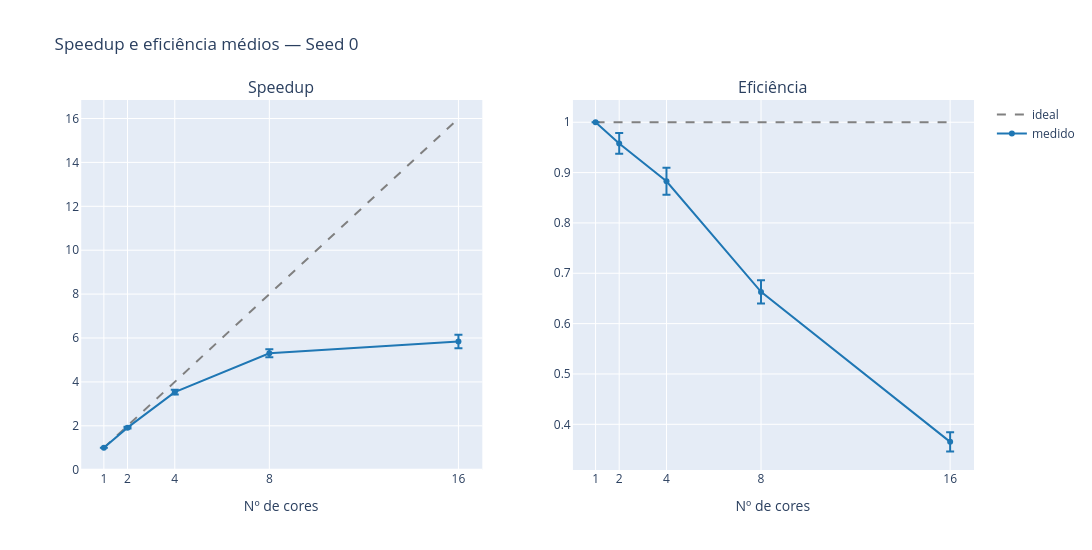
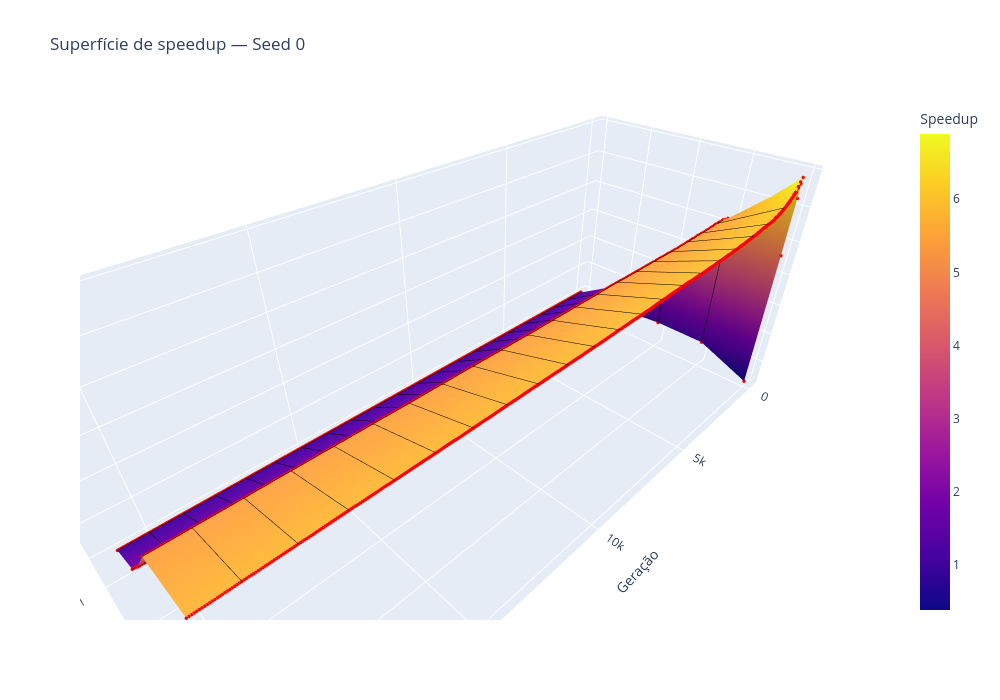
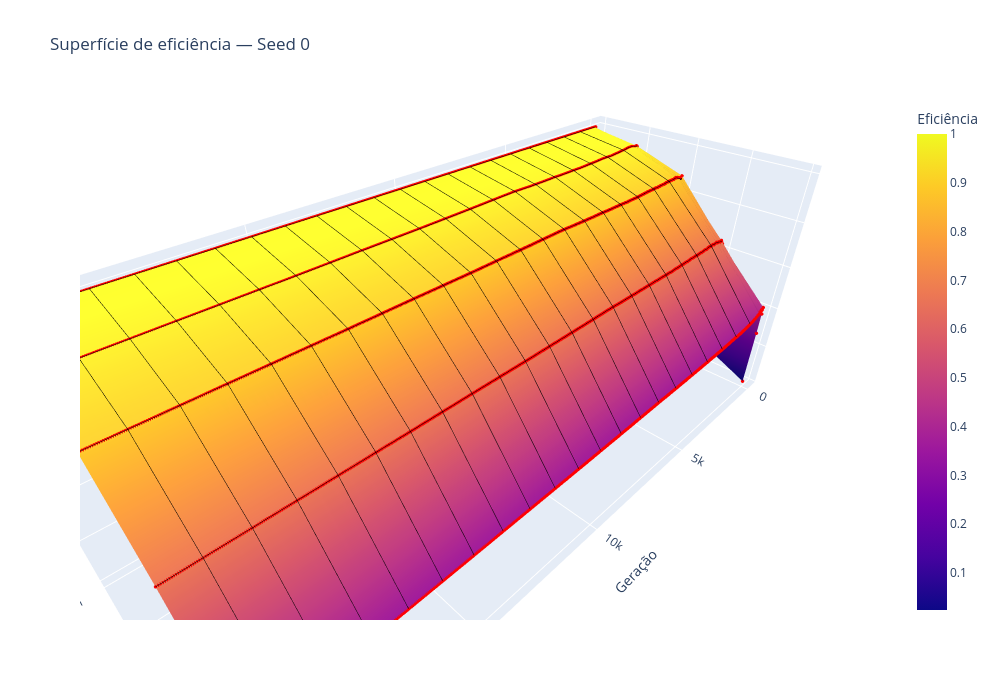

Write notebook code for charts like these, in order.
### Code cell
fig_cores_s0  = plot_por_cores(cores_s0, S_cores_s0, S_cores_desvio_s0, E_cores_s0, E_cores_desvio_s0, "Seed 0")
fig_S_surf_s0 = plot_superficie(cores_s0, gens_s0, S_surf_s0, "Superfície de speedup — Seed 0", "Speedup")
fig_E_surf_s0 = plot_superficie(cores_s0, gens_s0, E_surf_s0, "Superfície de eficiência — Seed 0", "Eficiência")

### Figure 1 — Plotly figure (JSON) as saved in the notebook; plotly's stock layout.template omitted (floating-point values rounded to 4 significant figures)
{"data": [{"line": {"color": "gray", "dash": "dash"}, "mode": "lines", "name": "ideal", "showlegend": true, "type": "scatter", "x": [1.0, 2.0, 4.0, 8.0, 16.0], "xaxis": "x", "y": [1.0, 2.0, 4.0, 8.0, 16.0], "yaxis": "y"}, {"error_y": {"array": [0.0, 0.04119, 0.1075, 0.186, 0.3063]}, "line": {"color": "#1f77b4"}, "mode": "lines+markers", "name": "medido", "showlegend": true, "type": "scatter", "x": [1.0, 2.0, 4.0, 8.0, 16.0], "xaxis": "x", "y": [1.0, 1.916, 3.531, 5.304, 5.842], "yaxis": "y"}, {"line": {"color": "gray", "dash": "dash"}, "mode": "lines", "name": "ideal", "showlegend": false, "type": "scatter", "x": [1.0, 2.0, 4.0, 8.0, 16.0], "xaxis": "x2", "y": [1.0, 1.0, 1.0, 1.0, 1.0], "yaxis": "y2"}, {"error_y": {"array": [0.0, 0.02059, 0.02688, 0.02325, 0.01914]}, "line": {"color": "#1f77b4"}, "mode": "lines+markers", "name": "medido", "showlegend": false, "type": "scatter", "x": [1.0, 2.0, 4.0, 8.0, 16.0], "xaxis": "x2", "y": [1.0, 0.9579, 0.8827, 0.663, 0.3651], "yaxis": "y2"}], "layout": {"annotations": [{"font": {"size": 16}, "showarrow": false, "text": "Speedup", "x": 0.225, "xanchor": "center", "xref": "paper", "y": 1, "yanchor": "bottom", "yref": "paper"}, {"font": {"size": 16}, "showarrow": false, "text": "Eficiência", "x": 0.775, "xanchor": "center", "xref": "paper", "y": 1, "yanchor": "bottom", "yref": "paper"}], "height": 550, "title": {"text": "Speedup e eficiência médios — Seed 0"}, "width": 1400, "xaxis": {"anchor": "y", "domain": [0, 0.45], "tickvals": [1.0, 2.0, 4.0, 8.0, 16.0], "title": {"text": "Nº de cores"}}, "xaxis2": {"anchor": "y2", "domain": [0.55, 1], "tickvals": [1.0, 2.0, 4.0, 8.0, 16.0], "title": {"text": "Nº de cores"}}, "yaxis": {"anchor": "x", "domain": [0, 1]}, "yaxis2": {"anchor": "x2", "domain": [0, 1]}}}

### Figure 2 — Plotly figure (JSON) as saved in the notebook; plotly's stock layout.template omitted (floating-point values rounded to 4 significant figures; data arrays with more than 128 entries replaced by an {"elided": "..."} marker saying what was removed)
{"data": [{"colorbar": {"title": {"text": "Speedup"}}, "colorscale": [[0, "#0d0887"], [0.1111, "#46039f"], [0.2222, "#7201a8"], [0.3333, "#9c179e"], [0.4444, "#bd3786"], [0.5556, "#d8576b"], [0.6667, "#ed7953"], [0.7778, "#fb9f3a"], [0.8889, "#fdca26"], [1, "#f0f921"]], "contours": {"x": {"color": "black", "end": 20880, "show": true, "size": 1000, "start": 0, "width": 1}, "y": {"color": "black", "end": 4, "show": true, "size": 1, "start": 0, "width": 1}}, "customdata": {"elided": "5x523 int values"}, "hovertemplate": "Geração: %{x}<br>Cores: %{customdata}<br>Speedup: %{z}<extra></extra>", "name": "superfície", "type": "surface", "x": {"elided": "523 int values"}, "y": [0, 1, 2, 3, 4], "z": {"elided": "5x523 float values"}}, {"customdata": {"elided": "2615 int values"}, "hovertemplate": "Geração: %{x}<br>Cores: %{customdata}<br>Speedup: %{z}<extra></extra>", "marker": {"color": "red", "size": 2}, "mode": "markers", "name": "pontos reais", "showlegend": false, "type": "scatter3d", "x": {"elided": "2615 int values"}, "y": {"elided": "2615 int values"}, "z": {"elided": "2615 float values"}}], "layout": {"height": 700, "scene": {"aspectmode": "manual", "aspectratio": {"x": 2.5, "y": 1, "z": 1}, "xaxis": {"title": {"text": "Geração"}}, "yaxis": {"ticktext": ["1", "2", "4", "8", "16"], "tickvals": [0, 1, 2, 3, 4], "title": {"text": "Nº de cores"}}, "zaxis": {"title": {"text": "Speedup"}}}, "title": {"text": "Superfície de speedup — Seed 0"}, "width": 1000}}

### Figure 3 — Plotly figure (JSON) as saved in the notebook; plotly's stock layout.template omitted (floating-point values rounded to 4 significant figures; data arrays with more than 128 entries replaced by an {"elided": "..."} marker saying what was removed)
{"data": [{"colorbar": {"title": {"text": "Eficiência"}}, "colorscale": [[0, "#0d0887"], [0.1111, "#46039f"], [0.2222, "#7201a8"], [0.3333, "#9c179e"], [0.4444, "#bd3786"], [0.5556, "#d8576b"], [0.6667, "#ed7953"], [0.7778, "#fb9f3a"], [0.8889, "#fdca26"], [1, "#f0f921"]], "contours": {"x": {"color": "black", "end": 20880, "show": true, "size": 1000, "start": 0, "width": 1}, "y": {"color": "black", "end": 4, "show": true, "size": 1, "start": 0, "width": 1}}, "customdata": {"elided": "5x523 int values"}, "hovertemplate": "Geração: %{x}<br>Cores: %{customdata}<br>Eficiência: %{z}<extra></extra>", "name": "superfície", "type": "surface", "x": {"elided": "523 int values"}, "y": [0, 1, 2, 3, 4], "z": {"elided": "5x523 float values"}}, {"customdata": {"elided": "2615 int values"}, "hovertemplate": "Geração: %{x}<br>Cores: %{customdata}<br>Eficiência: %{z}<extra></extra>", "marker": {"color": "red", "size": 2}, "mode": "markers", "name": "pontos reais", "showlegend": false, "type": "scatter3d", "x": {"elided": "2615 int values"}, "y": {"elided": "2615 int values"}, "z": {"elided": "2615 float values"}}], "layout": {"height": 700, "scene": {"aspectmode": "manual", "aspectratio": {"x": 2.5, "y": 1, "z": 1}, "xaxis": {"title": {"text": "Geração"}}, "yaxis": {"ticktext": ["1", "2", "4", "8", "16"], "tickvals": [0, 1, 2, 3, 4], "title": {"text": "Nº de cores"}}, "zaxis": {"title": {"text": "Eficiência"}}}, "title": {"text": "Superfície de eficiência — Seed 0"}, "width": 1000}}
